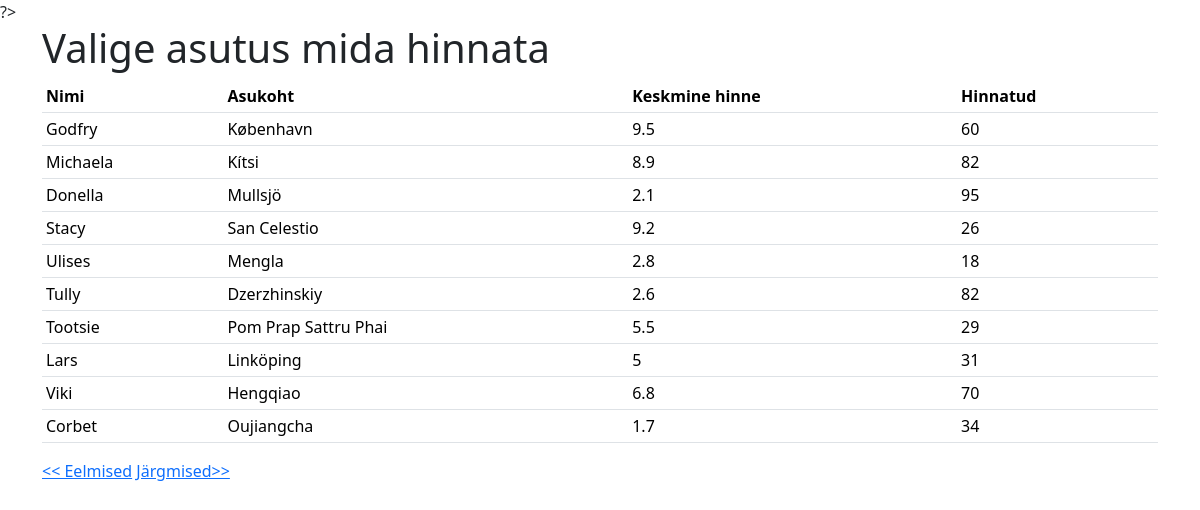
The page /?next=10 on the database its author committed.
### tables this page shows
CREATE TABLE `toidukohad` (
  `id` int(6) NOT NULL,
  `nimi` varchar(255) NOT NULL,
  `asukoht` varchar(255) NOT NULL,
  `keskmine_hinne` double NOT NULL,
  `hinnatud` int(6) NOT NULL
);

### index.php (the view, shortened to what this page needs)
<?php include ('config.php'); ?>
<!doctype html>
<html lang="en">
    <head>
        <link
            href="https://cdn.jsdelivr.net/npm/bootstrap@5.3.2/dist/css/bootstrap.min.css"
            rel="stylesheet"
        />
    </head>
    <body>
    <?php
        if (!empty($_GET["s"])) {
            $s = $_GET["s"];
            $paring = 'SELECT * FROM toidukohad WHERE nimi LIKE "%'.$s.'%" ';
        } else {
            if (isset($_GET['next'])) {
                $algus = $_GET['next'];
            }
            else if (isset($_GET['prev'])) {
                $algus = $_GET['prev']-10;
            } else {
                $algus = -10;
            }
                $algus += 10;
                $lopp = $algus - 10;
            $paring = "SELECT * FROM toidukohad LIMIT $algus,10";
        }
            $valjund = mysqli_query($yhendus, $paring);
    ?>
    ?>
    <div class="container">
            <h1>Valige asutus mida hinnata</h1>
    <table class="table table-sm">
    <tr>
         <th>Nimi</th>
        <th>Asukoht</th>
        <th>Keskmine hinne</th>
        <th>Hinnatud</th>
    </tr>
    <?php
while($rida = mysqli_fetch_assoc($valjund)){
     ?>
    <tr>
       <td><?php echo $rida ['nimi']; ?></td>
       <td><?php echo $rida ['asukoht']; ?></td>
       <td><?php echo $rida ['keskmine_hinne']; ?></td>
       <td><?php echo $rida ['hinnatud']; ?></td>
    </tr>
    <?php
    }
    ?>
    </table>
    <a href="?prev=<?php echo $lopp?>">&lt;&lt; Eelmised</a>
    <a href="?next=<?php echo $algus;?>"> Järgmised&gt;&gt;</a>
    </div>
    </body>
</html>

### rows shown on the page
toidukohad: nimi "Godfry", asukoht "København", keskmine_hinne "9.5", hinnatud "60"
toidukohad: nimi "Michaela", asukoht "Kítsi", keskmine_hinne "8.9", hinnatud "82"
toidukohad: nimi "Donella", asukoht "Mullsjö", keskmine_hinne "2.1", hinnatud "95"
toidukohad: nimi "Stacy", asukoht "San Celestio", keskmine_hinne "9.2", hinnatud "26"
toidukohad: nimi "Ulises", asukoht "Mengla", keskmine_hinne "2.8", hinnatud "18"
toidukohad: nimi "Tully", asukoht "Dzerzhinskiy", keskmine_hinne "2.6", hinnatud "82"
toidukohad: nimi "Tootsie", asukoht "Pom Prap Sattru Phai", keskmine_hinne "5.5", hinnatud "29"
toidukohad: nimi "Lars", asukoht "Linköping", keskmine_hinne "5", hinnatud "31"
toidukohad: nimi "Viki", asukoht "Hengqiao", keskmine_hinne "6.8", hinnatud "70"
toidukohad: nimi "Corbet", asukoht "Oujiangcha", keskmine_hinne "1.7", hinnatud "34"
